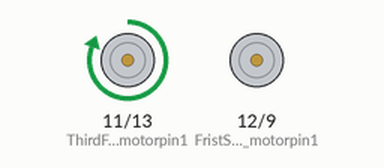
This sketch was run on a simulated Arduino Uno, built with avr-gcc and run on an emulated ATmega328P. Parts: motor-driver pin pairs drawn as motors (green arrow = first pin HIGH = forward, orange = second pin HIGH = backward, longer = more drive).

Above: at 2.5 s.
At 7.5 s:
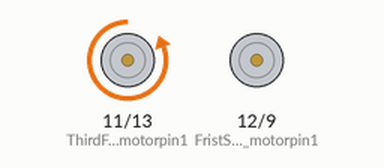
At 12.5 s:
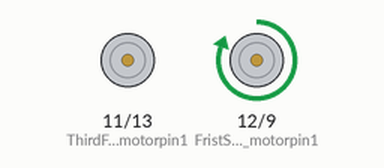
At 17.5 s:
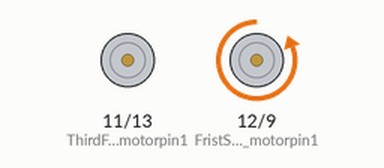
Timing chart, 0 to 26.0 s (numbered marks = the images above):
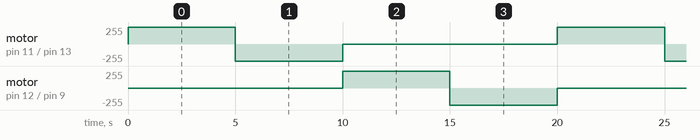

The sketch:

control_for_4_motors.ino
```cpp
void fwd(int a, int b){

  digitalWrite(a,HIGH);
  digitalWrite(b,LOW);
   }
void bwd(int a, int b){

  digitalWrite(a,LOW);
  digitalWrite(b,HIGH);
   }
void stop(int a,int b){

  digitalWrite(a,LOW);
  digitalWrite(b,LOW);
}
int FristSecond_motorpin1=12;
int FristSecond_motorpin2=9;
int ThirdFourth_motorpin1=11;
int ThirdFourth_motorpin2=13;

void setup()
{
  pinMode(FristSecond_motorpin1, OUTPUT);
  pinMode(FristSecond_motorpin2, OUTPUT);
  pinMode(ThirdFourth_motorpin1, OUTPUT);
  pinMode(ThirdFourth_motorpin2, OUTPUT);

}

void loop()
{
  fwd(ThirdFourth_motorpin1,ThirdFourth_motorpin2);
 delay(5000);
 bwd(ThirdFourth_motorpin1,ThirdFourth_motorpin2);
 delay(5000);
 stop(ThirdFourth_motorpin1,ThirdFourth_motorpin2);
 fwd(FristSecond_motorpin1,FristSecond_motorpin2);
 delay(5000);
 bwd(FristSecond_motorpin1,FristSecond_motorpin2);
 delay(5000);
 stop(FristSecond_motorpin1,FristSecond_motorpin2);
}
```

Measured:
- by itself, motor on pin 11 (ThirdFourth_motorpin1) / pin 13 (ThirdFourth_motorpin2), motor on pin 12 (FristSecond_motorpin1) / pin 9 (FristSecond_motorpin2): repeats every 20.0 s: backward 255/255 5.0 s, stopped 10.0 s, forward 255/255 5.0 s
